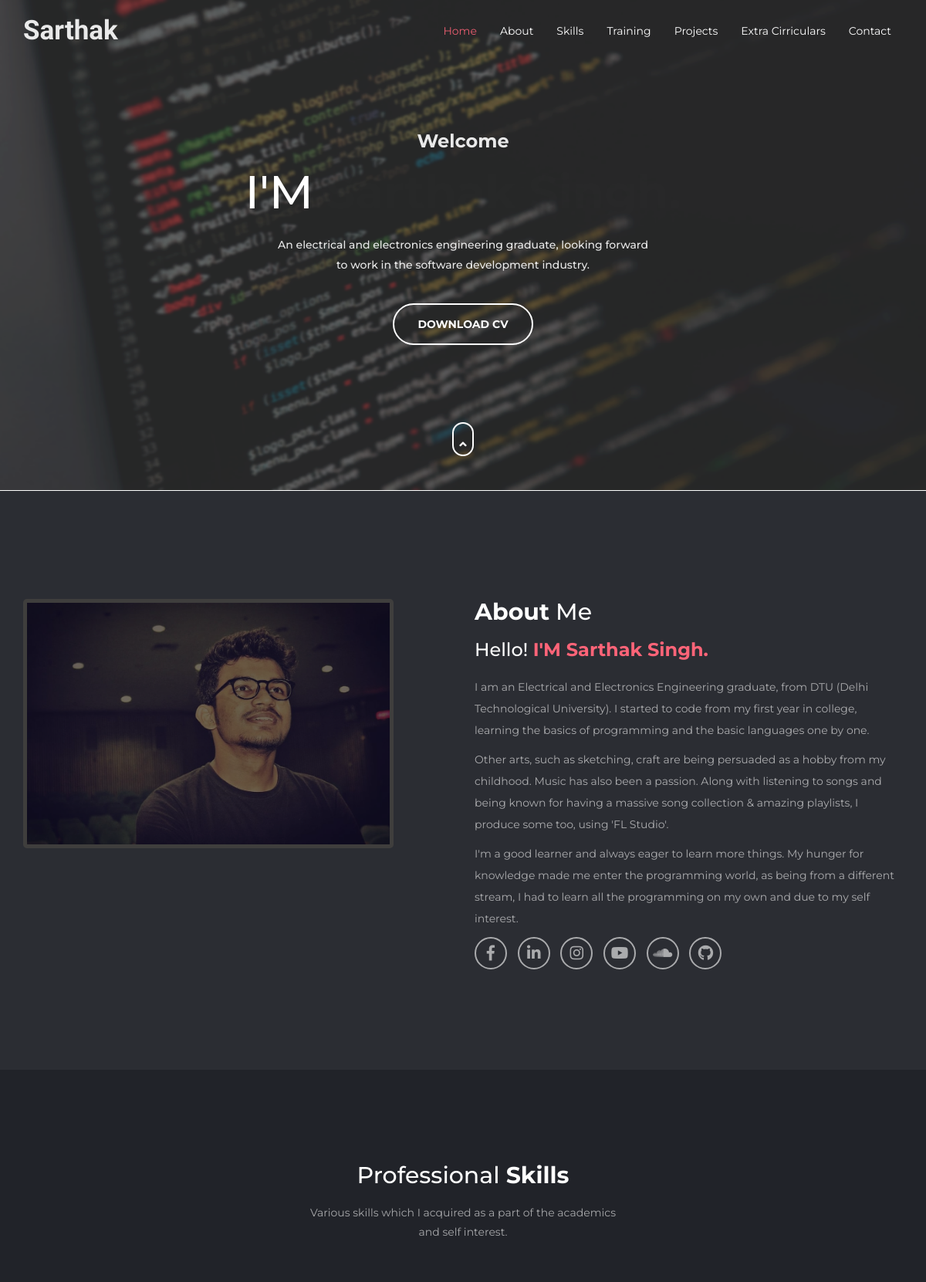
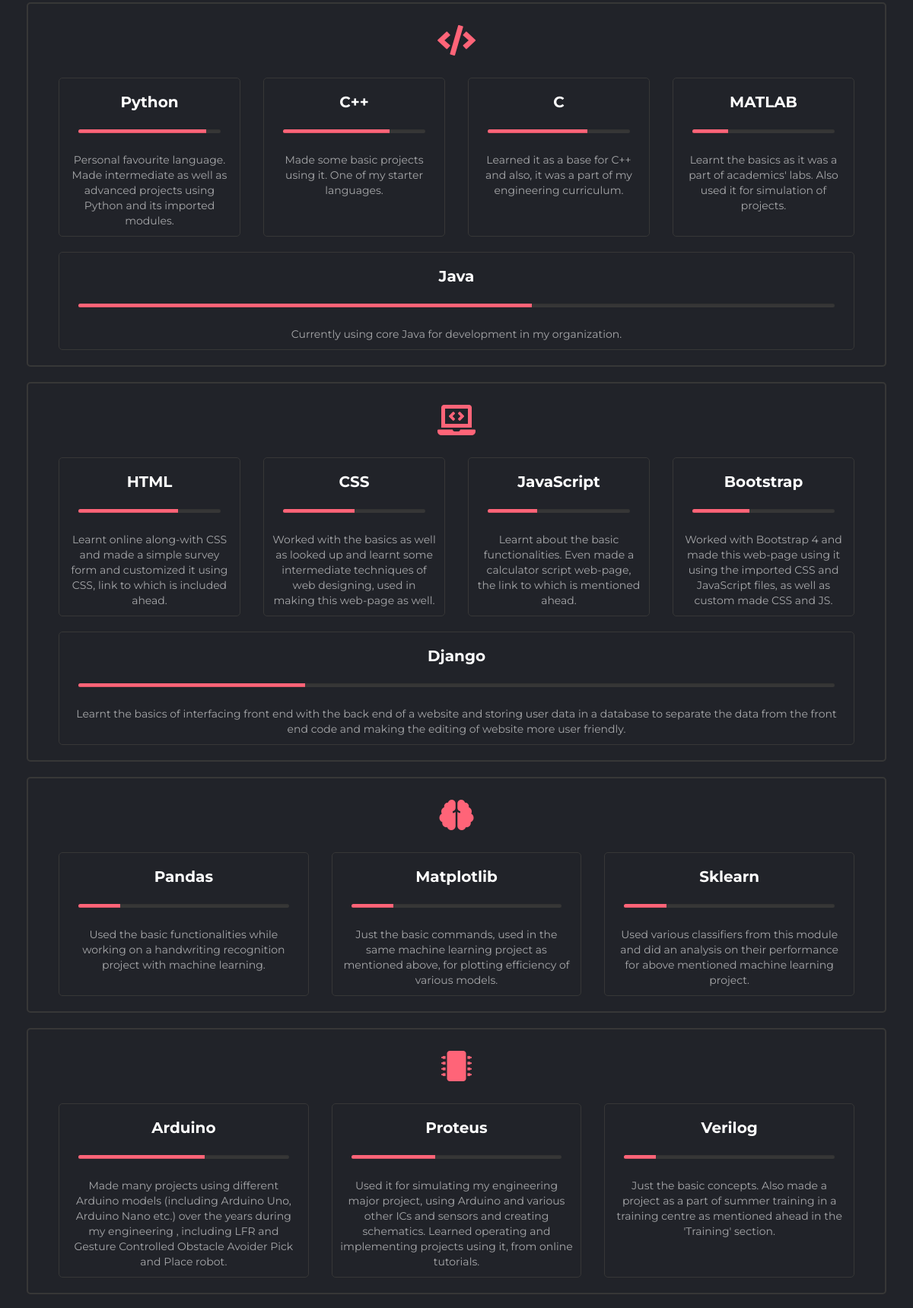
The page / (upper part) on the database its author committed (2 pictures, top to bottom).
### resume/models.py (models this page shows, shortened)
class About(models.Model):
    profile_pic = models.ImageField()
    title = models.CharField(max_length=50, default='About Me')
    subtitle_normal = models.CharField(max_length=30, default="Hello!")
    subtitle_styled = models.CharField(max_length=30, default="I'M Sarthak Singh.")
    content = models.TextField()

class Social(models.Model):
    name = models.CharField(max_length=50)
    logo = models.CharField(max_length=50)
    link = models.URLField()
    about_include = models.BooleanField()

class Skill_category(models.Model):
    name = models.CharField(max_length=50)
    logo = models.CharField(max_length=50)

class Skill(models.Model):
    category = models.ForeignKey(Skill_category, on_delete=models.SET_NULL, null=True)
    name = models.CharField(max_length=50)
    progress = models.FloatField()
    description = models.TextField()

### resume/views.py (the view)
# urls.py: path('', resumeView, name='resume-base'),
def resumeView(request):
    about = About.objects.get()
    social = Social.objects.all()
    skill_categories = Skill_category.objects.all()
    training_list = Training.objects.all()
    project_list = Project.objects.all()
    port_filters = Port_Filter.objects.all()
    port_columns = Port_Column.objects.all()
    port_items = Port_Item.objects.all()
    contacts = Contact.objects.all()
    if request.method == 'POST':
        form = ContactForm(request.POST)
        if form.is_valid():
            sender_name = form.cleaned_data['name']
            sender_email = form.cleaned_data['email']
            subject = form.cleaned_data['subject']
            message = "{0} has sent you a new message:\n\n{1}".format(sender_name, form.cleaned_data['message'])
            send_mail(subject, message, sender_email, ['sarthak1998singh@gmail.com'])
            form = ContactForm()
            messages.success(request, 'Thanks for contacting me.')
    else:
        form = ContactForm()
    context = {
        'about': about,
        'social_list': social,
        'skill_categories': skill_categories,
        'training_list': training_list,
        'project_list': project_list,
        'port_filters': port_filters,
        'port_columns': port_columns,
        'port_items': port_items,
        'contacts': contacts,
        'form': form
    }
    return render(request, 'resume/base.html', context)

### resume/templates/resume/base.html (shortened to what this page needs)
<!DOCTYPE html>
{% load static %}
<html lang="en" id="home">
<head>
    <link rel="stylesheet" href="http://maxcdn.bootstrapcdn.com/bootstrap/3.3.4/css/bootstrap.min.css">
    <link rel="stylesheet" type="text/css" href="{% static 'resume/css/Style.css' %}">
    <link rel="stylesheet" href="https://use.fontawesome.com/releases/v5.7.0/css/all.css"
>
</head>
<body data-spy="scroll" data-target=".navbar" data-offset="90">
    <div class="navbar navbar-fixed-top" id="navbar">
        <div class="container">
            <div class="navbar-header">
                <a id="logo" href="#home" class="col-sm-offset-0 col-xs-offset-1">Sarthak</a>
            </div>
            <div class="navbar-collapse collapse navbar-right" id="mainNavBar">
                <ul class="nav navbar-nav ml-auto">
                    <li class="nav-item active"><a class="nav-link" href="#home">Home</a></li>
                    <li class="nav-item"><a class="nav-link pg" href="#about">About</a></li>
                    <li class="nav-item"><a class="nav-link pg" href="#skills">Skills</a></li>
                    <li class="nav-item"><a class="nav-link pg" href="#training">Training</a></li>
                    <li class="nav-item"><a class="nav-link pg" href="#projects">Projects</a></li>
                    <li class="nav-item"><a class="nav-link pg" href="#hobbies">Extra Cirriculars</a></li>
                    <li class="nav-item"><a class="nav-link pg" href="#contact">Contact</a></li>
                </ul>
            </div>
        </div>
    </div>
    <section>
        <img src="{% static 'resume/images/Cover Background.png' %}" id="home-background">
        <div class="content-home">
            <h3 style="font-weight: bold; opacity: 90%;">Welcome</h3>
            <h1 id="iam">I'M
                <span id="flash-text">Sarthak Singh.</span></h1>
            <h5>An electrical and electronics engineering graduate, looking forward</h5>
            <h5>to work in the software development industry.</h5>
            <a href="https://drive.google.com/uc?export=download&id=1eczOc_AwNfwju9nJDtkMXLPAe1oWGRe_">
                <button class="bt bt-primary" id="upload_cv">DOWNLOAD CV</button>
            </a><br>
            <a href="#about"><i class="fa fa-angle-up" id="scroll"></i></a>
        </div>
    </section>
    <section class="bg-gray" id="about">
        <div class="container">
            <div class="row align-items-center">
                <div class="col-md-6">
                    <img src="{{ about.profile_pic.url }}" class="media-object">
                </div>
                <div class="col-md-6" id="text_section-about">
                    <h2>{{ about.title|safe }}</h2>
                    <h3>{{ about.subtitle_normal }}
                        <span style="color:rgb(255, 100, 120);font-weight:bold;">{{ about.subtitle_styled }}</span>
                    </h3>
                    <div class="text-about">{{ about.content|safe }}</div>
                    <div>
                        <ul class="about-social list-inline">
                            {% for item in social_list %}
                                {% if item.about_include %}
                                    <li class="list-inline-item">
                                        <a href="{{ item.link }}" target="_blank"><i class="{{ item.logo }}"></i></a>
                                    </li>
                                {% endif %}
                            {% endfor %}
                        </ul>
                    </div>
                </div>
            </div>
        </div>
    </section>
    <section class="bg-dark" id="skills">
        <div class="container">
            <div class="page_head">
                <h2>Professional <span style="font-weight: bold;">Skills</span></h2>
                <p style="opacity: 60%; padding-top: 10px; line-height: 25px;">
                    Various skills which I acquired as a part of the academics<br> and self interest.
                </p>
            </div>
            <div class="row">
                {% for skill_category in skill_categories %}
                    <div class="skill-sec">
                    <div class="skill-box-icon"><i class="{{ skill_category.logo }}"></i></div>
                    <div class="row display-flex">
                        {% for skill in skill_category.skill_set.all %}
                            <div class="col-md-3 col-sm-6">
                                <div class="skills-box">
                                    <h3>{{ skill.name }}</h3>
                                    <div class="progress">
                                        <div class="progress-bar" style="width: {{ skill.progress }}%;"></div>
                                    </div>
                                    <p>{{ skill.description }}</p>
                                </div>
                            </div>
                        {% endfor %}
                    </div>
                </div>
                {% endfor %}
            </div>
        </div>
    </section>
</body>
</html>

### static/resume/css/Style.css (style rules this page uses)
* { font-family: 'Montserrat'; }
#navbar { position: fixed; z-index: 3; border-radius: 0; background-color: transparent; padding: 15px; transition: all 0.5s ease-in-out; }
.nav-link { color: white; transition-duration: 0.5s; }
.navbar-right > ul > li > a:hover, .navbar-right > ul > li > a:focus, .navbar-right > ul > li.active > a { background-color: transparent; opacity: 90%; color: rgb(255, 100, 120); transition-duration: 0.5s; }
#logo { font-size: 35px; font-family: Coda; text-decoration: none; color: white; opacity: 90%; font-weight:bold; }
#home-background { position: absolute; left: 0; top: 0; width: 100%; height: 635px; z-index: 1; pointer-events: none; user-select: none; }
.content-home { text-align:center; position: relative; top: 150px; color: white; z-index: 2; }
#flash-text { font-weight: bold; line-height: 1.2px; }
.content-home > h5 { position: relative; top: 18px; margin-top: 10px; opacity: 90%; }
#upload_cv { margin: 50px; padding: 15px; padding-left: 30px; padding-right: 30px; color: white; background-color: transparent; font-weight: bold; border-radius: 60px; border: 2px white solid; transition-duration: 0.5s; outline:none; }
#scroll { position: relative; top: 50px; font-size: 15px; line-height: 54px; border: 2px white solid; border-radius: 30px; cursor: pointer; color: white; height: 44px; width: 28px; margin-bottom: -4px; }
.media-object { position: absolute; top: 140px; border: 5px gray solid; border-radius: 5px; filter: brightness(50%) sepia(20%) opacity(80%); margin-right: 20px; user-select: none; }
.bg-gray { background-color: rgb(43, 45, 51); position: relative; top: 249px; z-index: 1; }
#text_section-about { padding-top: 120px; padding-bottom: 120px; color: white; }
.text-about { opacity: 60%; line-height: 2; padding-top:10px; }
.about-social li a { color: white; display: inline-block; height: 42px; width: 42px; font-size: 20px; border-radius: 50%; border: 2px solid white; line-height: 38px; transition: all 0.5s; text-align: center; opacity: 60%; }
.bg-dark { background-color: rgb(33, 35, 41); position: relative; top: 249px; z-index: 1; }
.page_head { text-align: center; color: white; margin-top: 120px; padding-bottom: 25px; }
.skill-sec { text-align: center; color: white; margin: 20px 20px 0; border: 2px rgb(55,55,55) solid; border-radius: 5px; padding: 20px 40px 20px; }
.row.display-flex { display: flex; flex-wrap: wrap; }
.row.display-flex > [class*='col-'] { flex-grow: 1; margin-bottom: 20px; }
.skill-box-icon { font-size: 40px; color: rgb(255, 100, 120); }
.skills-box { border: 1px rgb(55,55,55) solid; border-radius: 5px; height: 100%; margin-top: 20px; margin-bottom: -20px; }
.skills-box > h3 { font-weight: bold; font-size: 20px; }
.skills-box > p { word-wrap: break-word; opacity: 60%; margin: 10px; }
.progress { margin: 25px; height: 5px; background-color: rgb(55,55,55); }
.progress-bar { background-color: rgb(255, 100, 120); }
@media screen and (min-width: 991px) { .media-object { max-height: 400px; max-width: 40vw; } }
@media screen and (min-width: 767px) { .flash-text, #iam { font-size: 60px; } }
@media screen and (min-width: 767px) { .navbar { padding: 12px; } }

### rows shown on the page
About: profile_pic (placeholder picture), title "About Me", subtitle_normal "Hello!", subtitle_styled "I'M Sarthak Singh.", content "I am an Electrical and Electronics Engineering graduate, from DTU (Delhi Technological University). I started to code from my first year in college, learning the basics of programming and the basic languages one by one. Other arts, such as sketching, craft are being persuaded as a hobby from my childhood. Music has also been a passion. Along with listening to songs and being known for having a massive song collection & amazing playlists, I produce some too, using 'FL Studio'. I'm a good learner and always eager to learn more things. My hunger for knowledge made me enter the programming world, as being from a different stream, I had to learn all the programming on my own and due to my self…"
Skill: name "Python", progress 90 (drawn), description "Personal favourite language. Made intermediate as well as advanced projects using Python and its imported modules."
Skill: name "C++", progress 75 (drawn), description "Made some basic projects using it. One of my starter languages."
Skill: name "C", progress 70 (drawn), description "Learned it as a base for C++ and also, it was a part of my engineering curriculum."
Skill: name "MATLAB", progress 25 (drawn), description "Learnt the basics as it was a part of academics' labs. Also used it for simulation of projects."
Skill: name "Java", progress 60 (drawn), description "Currently using core Java for development in my organization."
Skill: name "HTML", progress 70 (drawn), description "Learnt online along-with CSS and made a simple survey form and customized it using CSS, link to which is included ahead."
Skill: name "CSS", progress 50 (drawn), description "Worked with the basics as well as looked up and learnt some intermediate techniques of web designing, used in making this web-page as well."
Skill: name "JavaScript", progress 35 (drawn), description "Learnt about the basic functionalities. Even made a calculator script web-page, the link to which is mentioned ahead."
Skill: name "Bootstrap", progress 40 (drawn), description "Worked with Bootstrap 4 and made this web-page using it using the imported CSS and JavaScript files, as well as custom made CSS and JS."
Skill: name "Django", progress 30 (drawn), description "Learnt the basics of interfacing front end with the back end of a website and storing user data in a database to separate the data from the front end code and making the editing of website more user friendly."
Skill: name "Pandas", progress 20 (drawn), description "Used the basic functionalities while working on a handwriting recognition project with machine learning."
Skill: name "Matplotlib", progress 20 (drawn), description "Just the basic commands, used in the same machine learning project as mentioned above, for plotting efficiency of various models."
Skill: name "Sklearn", progress 20 (drawn), description "Used various classifiers from this module and did an analysis on their performance for above mentioned machine learning project."
Skill: name "Arduino", progress 60 (drawn), description "Made many projects using different Arduino models (including Arduino Uno, Arduino Nano etc.) over the years during my engineering , including LFR and Gesture Controlled Obstacle Avoider Pick and Place robot."
Skill: name "Proteus", progress 40 (drawn), description "Used it for simulating my engineering major project, using Arduino and various other ICs and sensors and creating schematics. Learned operating and implementing projects using it, from online tutorials."
Skill: name "Verilog", progress 15 (drawn), description "Just the basic concepts. Also made a project as a part of summer training in a training centre as mentioned ahead in the 'Training' section."
